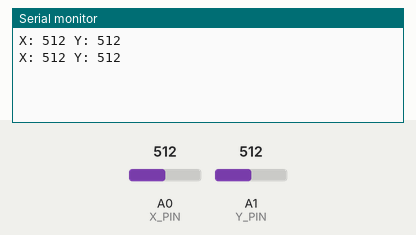
Recording of a sketch running on a simulated Arduino Uno, built with avr-gcc and run on an emulated ATmega328P. Parts: the last lines printed to the serial monitor. Inputs (shaded band) come from the test bench; at power-on: A0 (X_PIN) = 512, A1 (Y_PIN) = 512.

Above: at 1.8 s.
1.9 s: A0 (X_PIN) set to 716
At 2.8 s:
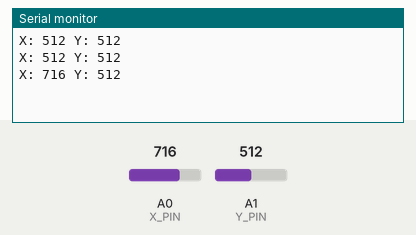
3.4 s: A1 (Y_PIN) set to 716
At 4.7 s:
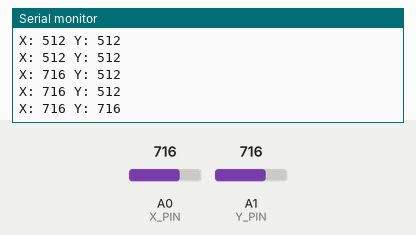
4.9 s: A0 (X_PIN) set to 900
At 5.4 s:
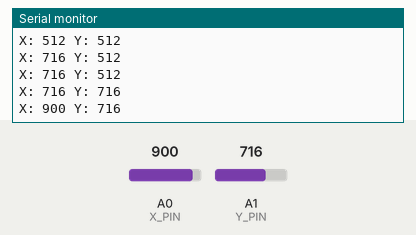
6.4 s: A1 (Y_PIN) set to 900
At 7.8 s:
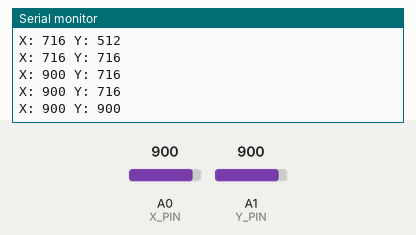
Timing chart, 0 to 8.9 s (numbered marks = the images above; inputs shaded):
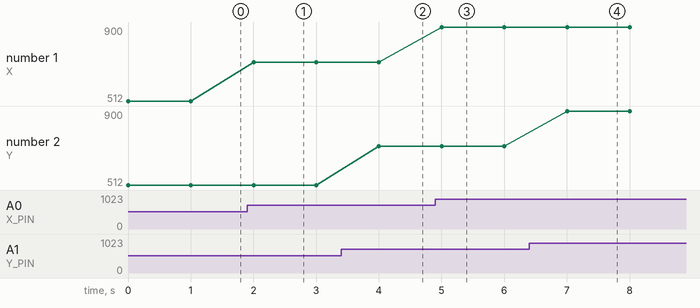

The sketch:

joystick.ino
```cpp
/* Uso joystick

    Si collegano la x e la y alle porte analogiche A0 e A1
    Il pin switch alla porta 2 digitale (Se si preme lo joystick)

*/

#define X_PIN 0
#define Y_PIN 1
#define SWITCH_PIN 2

int x, y, bottone;
int wait = 1000;

void setup()
{
  pinMode(SWITCH_PIN, INPUT);               // Imposto la porta di ingresso
  digitalWrite(SWITCH_PIN, HIGH);            // attivo il joystic
  Serial.begin(9600);                   // setto la velocità della seriale
}

void loop()
{
  x = analogRead(X_PIN);    // Leggo i valori
  y = analogRead(Y_PIN);
  Serial.print("X: ");
  Serial.print(x);
  Serial.print(" ");
  Serial.print("Y: ");
  Serial.print(y);
  Serial.print("\n\n");
//  bottone = digitalRead(SWITCH_PIN);
//  Serial.println(bottone);
  delay(wait);
}
```

Measured:
- after the input at 1.9 s, the serial monitor: prints a new line after 0.10 s (image 1)
- after the input at 3.4 s, the serial monitor: prints a new line after 0.60 s (image 2)
- after the input at 4.9 s, the serial monitor: prints a new line after 0.10 s (image 3)
- after the input at 6.4 s, the serial monitor: prints a new line after 0.60 s (image 4)
- plotted number 1: 512 → 716 after the input at 1.9 s, 716 → 900 after the input at 4.9 s
